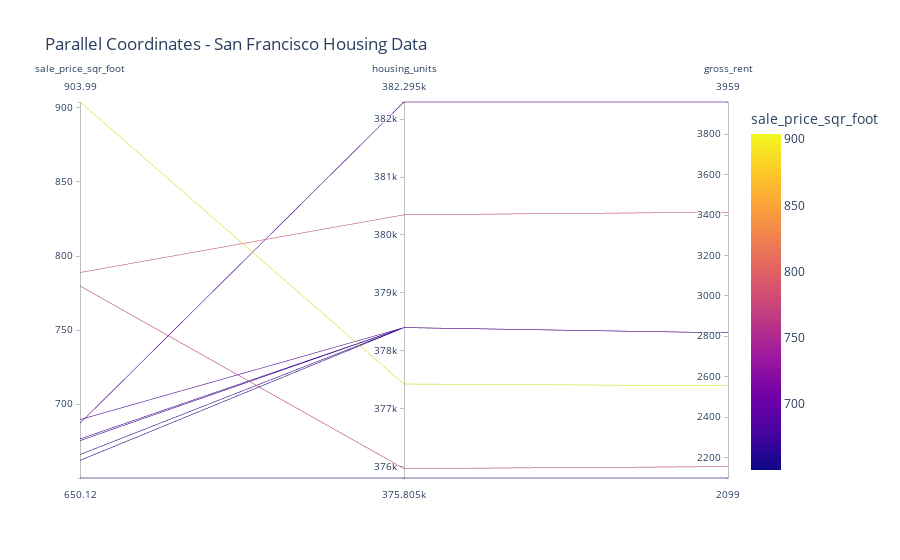

This figure's notebook cell:
### Code cell
# Parallel Coordinates Plot
par_cols = ['sale_price_sqr_foot', 'housing_units', 'gross_rent']
parallel_coor = px.parallel_coordinates(
    neighborhood_par,  
    color ='sale_price_sqr_foot', 
    dimensions=par_cols, 
    title="Parallel Coordinates - San Francisco Housing Data")
parallel_coor.show()

### Figure 1 — Plotly figure (JSON) as saved in the notebook; plotly's stock layout.template omitted (floating-point values rounded to 4 significant figures)
{"data": [{"dimensions": [{"label": "sale_price_sqr_foot", "values": [904.0, 788.8, 779.8, 689.6, 687.1, 676.5, 675.4, 666.0, 662.0, 650.1]}, {"label": "housing_units", "values": [377400.0, 380348, 376000.0, 378401, 382295, 378401, 378401, 378401, 378401, 375805]}, {"label": "gross_rent", "values": [2555.0, 3414, 2155.0, 2817.0, 3959, 2817.0, 2817.0, 2817.0, 2817.0, 2099]}], "domain": {"x": [0, 1], "y": [0, 1]}, "line": {"color": [904.0, 788.8, 779.8, 689.6, 687.1, 676.5, 675.4, 666.0, 662.0, 650.1], "coloraxis": "coloraxis"}, "name": "", "type": "parcoords"}], "layout": {"autosize": true, "coloraxis": {"colorbar": {"title": {"text": "sale_price_sqr_foot"}}, "colorscale": [[0, "#0d0887"], [0.1111, "#46039f"], [0.2222, "#7201a8"], [0.3333, "#9c179e"], [0.4444, "#bd3786"], [0.5556, "#d8576b"], [0.6667, "#ed7953"], [0.7778, "#fb9f3a"], [0.8889, "#fdca26"], [1, "#f0f921"]]}, "legend": {"tracegroupgap": 0}, "title": {"text": "Parallel Coordinates - San Francisco Housing Data"}}}
